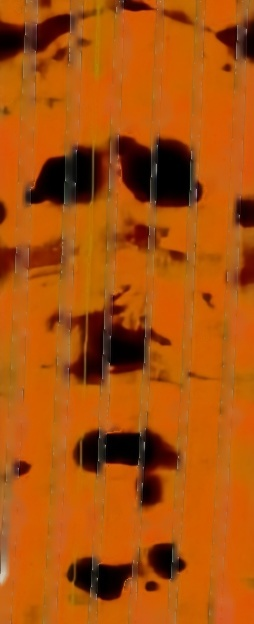
#> input picture fixed_image.jpg, 254 x 624 px
$ python otsu.py
#> lines starting #> are read from the running program, lines starting #| are printed output that depends on the picture; after the words box and inside, x2 and y2 are one past the last pixel; in counts of white or black regions, pixels touching at a corner belong together
import cv2
import numpy as np
from skimage import io, filters
import matplotlib.pyplot as plt

# 读取图像
image_path = 'fixed_image.jpg'  # 替换为您的实际图像路径
image = io.imread(image_path, as_gray=True)
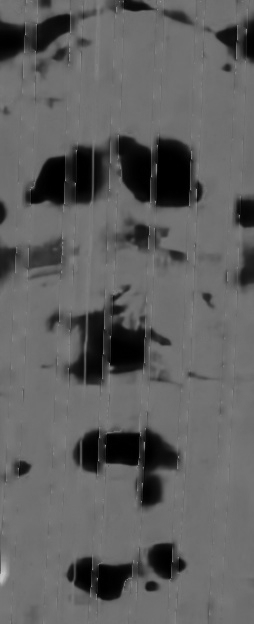
#> image: shape (624, 254) float64; min 0, max 0.785, mean 0.375

# Otsu阈值分割
otsu_threshold = filters.threshold_otsu(image)
#> otsu_threshold = 0.259
binary_otsu = image > otsu_threshold
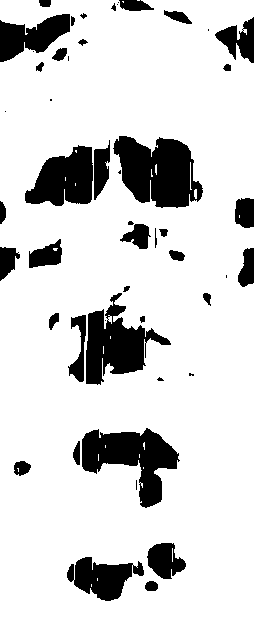
#> binary_otsu: shape (624, 254) bool; 83.7% white; 50 black regions (14 under 20 px), largest, box (x1, y1, x2, y2) and area: (113, 136, 203, 208) 4404, (82, 428, 180, 508) 3826, (86, 293, 171, 385) 3516

# 将布尔类型的二值化图像转换为uint8类型
binary_otsu = binary_otsu.astype(np.uint8) * 255

# 输出Otsu阈值分割结果
plt.figure(figsize=(10, 5))

# 显示原始图像
plt.subplot(1, 2, 1)
plt.imshow(image, cmap='gray')
plt.title('Original Image')
plt.axis('off')

# 显示二值化图像
plt.subplot(1, 2, 2)
plt.imshow(binary_otsu, cmap='gray')  # 注意这里直接使用转换后的binary_otsu
plt.title('Otsu Thresholding')
plt.axis('off')

# 保存二值化图像
cv2.imwrite('otsu.png', binary_otsu)  # 更改文件扩展名为.png或其他支持的格式

# 等待按键后关闭所有窗口
cv2.waitKey(0)
cv2.destroyAllWindows()

plt.show()
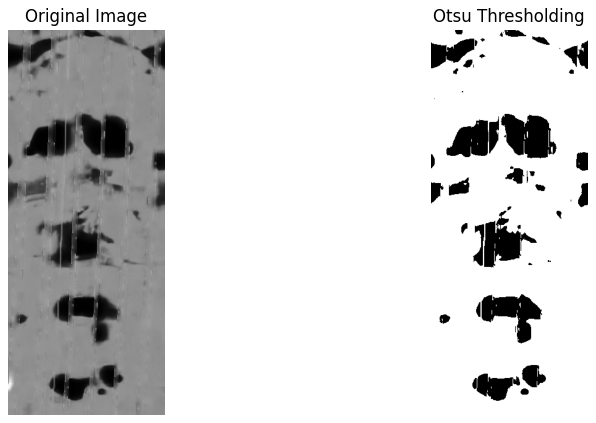
#> figure drawn by matplotlib, 2 panels
